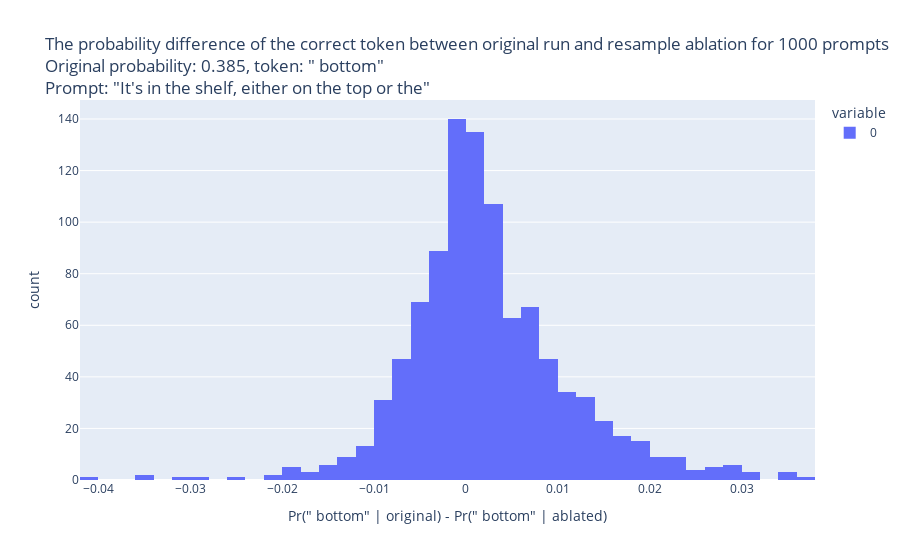

This figure's notebook cell:
### Code cell
px.histogram(
    ablated_results,
    title=f'The probability difference of the correct token between original run and resample ablation for {n_prompts} prompts<br>Original probability: {ori_prob:.3f}, token: "{model.to_string(ori_token)}"<br>Prompt: "It\'s in the shelf, either on the top or the"',
    labels={'value': 'Pr(" bottom" | original) - Pr(" bottom" | ablated)'},
)

### Figure 1 — Plotly figure (JSON) as saved in the notebook; plotly's stock layout.template omitted (floating-point values rounded to 4 significant figures; data arrays with more than 128 entries replaced by an {"elided": "..."} marker saying what was removed)
{"data": [{"alignmentgroup": "True", "bingroup": "x", "hovertemplate": "variable=0<br>Pr(\" bottom\" | original) - Pr(\" bottom\" | ablated)=%{x}<br>count=%{y}<extra></extra>", "legendgroup": "0", "marker": {"color": "#636efa", "pattern": {"shape": ""}}, "name": "0", "offsetgroup": "0", "orientation": "v", "showlegend": true, "type": "histogram", "x": {"elided": "1000 float values"}, "xaxis": "x", "yaxis": "y"}], "layout": {"barmode": "relative", "legend": {"title": {"text": "variable"}, "tracegroupgap": 0}, "title": {"text": "The probability difference of the correct token between original run and resample ablation for 1000 prompts<br>Original probability: 0.385, token: \" bottom\"<br>Prompt: \"It's in the shelf, either on the top or the\""}, "xaxis": {"anchor": "y", "domain": [0, 1], "title": {"text": "Pr(\" bottom\" | original) - Pr(\" bottom\" | ablated)"}}, "yaxis": {"anchor": "x", "domain": [0, 1], "title": {"text": "count"}}}}
